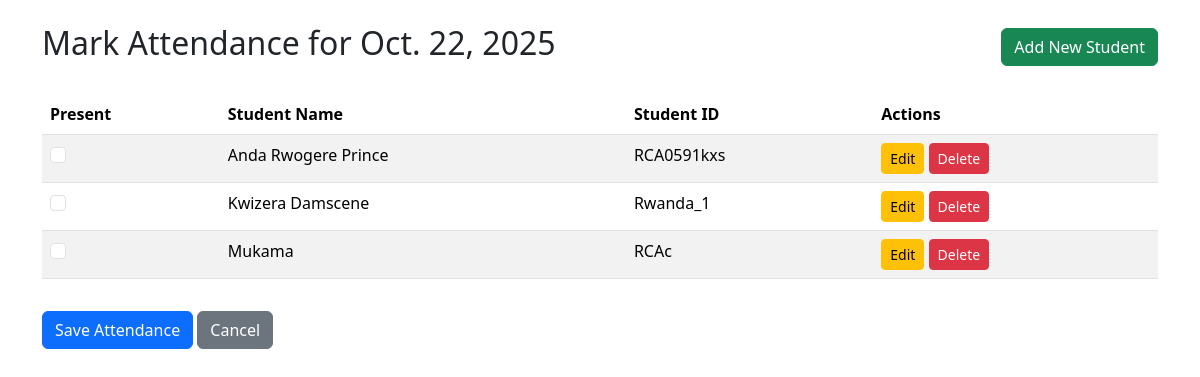
Page /attendance/mark/ on the committed database.
### myapp/models.py (models this page shows, shortened)
class Student(models.Model):
    name = models.CharField(max_length=100)
    student_id = models.CharField(max_length=50, unique=True)

### myapp/views.py (the view, shortened to what this page needs)
# urls.py: path('attendance/mark/', views.mark_attendance, name='mark_attendance'),
def mark_attendance(request):
    today = timezone.now().date()
    students = Student.objects.all().order_by('name')
    return render(request, 'myapp/mark_attendance.html', {
        'students': students,
        'today': today
    })

### myapp/templates/myapp/mark_attendance.html (shortened to what this page needs)
<!doctype html>
<html lang="en">
    <head>
        <link href="https://cdn.jsdelivr.net/npm/bootstrap@5.3.2/dist/css/bootstrap.min.css" rel="stylesheet">
    </head>
    <body>
        <div class="container mt-4">
            <div class="d-flex justify-content-between align-items-center mb-4">
                <h2>Mark Attendance for {{ today }}</h2>
                <a href="{% url 'add_student' %}" class="btn btn-success">Add New Student</a>
            </div>
            <form method="post">
                <div class="table-responsive">
                    <table class="table table-striped">
                        <thead>
                            <tr>
                                <th>Present</th>
                                <th>Student Name</th>
                                <th>Student ID</th>
                                <th>Actions</th>
                            </tr>
                        </thead>
                        <tbody>
                            {% for student in students %}
                            <tr>
                                <td>
                                    <div class="form-check">
                                        <input class="form-check-input student-checkbox"
                                                     type="checkbox"
                                                     name="present_students"
                                                     value="{{ student.id }}"
                                                     id="student-{{ student.id }}"
                                                     aria-label="Mark {{ student.name }} as present">
                                    </div>
                                </td>
                                <td><label for="student-{{ student.id }}">{{ student.name }}</label></td>
                                <td>{{ student.student_id }}</td>
                                <td>
                                    <a href="{% url 'edit_student' student.id %}" class="btn btn-sm btn-warning">Edit</a>
                                    <a href="{% url 'delete_student' student.id %}" class="btn btn-sm btn-danger" onclick="return confirm('Are you sure you want to delete this student?')">Delete</a>
                                </td>
                            </tr>
                            {% empty %}
                            <tr>
                                <td colspan="4" class="text-center">No students found.</td>
                            </tr>
                            {% endfor %}
                        </tbody>
                    </table>
                </div>
                <div class="mt-3">
                    <button type="submit" class="btn btn-primary">Save Attendance</button>
                    <a href="{% url 'attendance_list' %}" class="btn btn-secondary">Cancel</a>
                </div>
            </form>
        </div>
    </body>
</html>

### rows in the picture
Student: name "Anda Rwogere Prince", student_id "RCA0591kxs"
Student: name "Kwizera Damscene", student_id "Rwanda_1"
Student: name "Mukama", student_id "RCAc"
